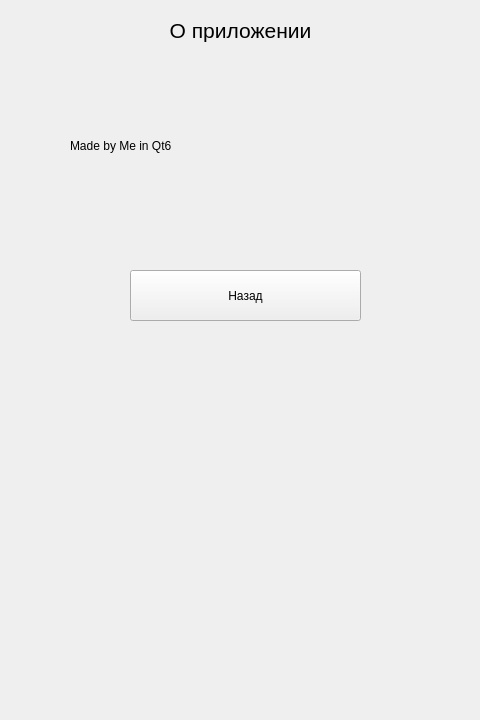
<?xml version="1.0" encoding="UTF-8"?>
<ui version="4.0">
 <class>AboutPage</class>
 <widget class="QWidget" name="AboutPage">
  <property name="geometry">
   <rect>
    <x>0</x>
    <y>0</y>
    <width>480</width>
    <height>720</height>
   </rect>
  </property>
  <widget class="QLabel" name="label">
   <property name="geometry">
    <rect>
     <x>140</x>
     <y>10</y>
     <width>201</width>
     <height>41</height>
    </rect>
   </property>
   <property name="font">
    <font>
     <pointsize>16</pointsize>
    </font>
   </property>
   <property name="text">
    <string>О приложении</string>
   </property>
   <property name="alignment">
    <set>Qt::AlignmentFlag::AlignCenter</set>
   </property>
  </widget>
  <widget class="QPushButton" name="btnGoToMain">
   <property name="geometry">
    <rect>
     <x>130</x>
     <y>270</y>
     <width>231</width>
     <height>51</height>
    </rect>
   </property>
   <property name="text">
    <string>Назад</string>
   </property>
  </widget>
  <widget class="QLabel" name="label_2">
   <property name="geometry">
    <rect>
     <x>70</x>
     <y>90</y>
     <width>261</width>
     <height>111</height>
    </rect>
   </property>
   <property name="text">
    <string>Made by Me in Qt6</string>
   </property>
  </widget>
 </widget>
 <resources/>
 <connections/>
</ui>
